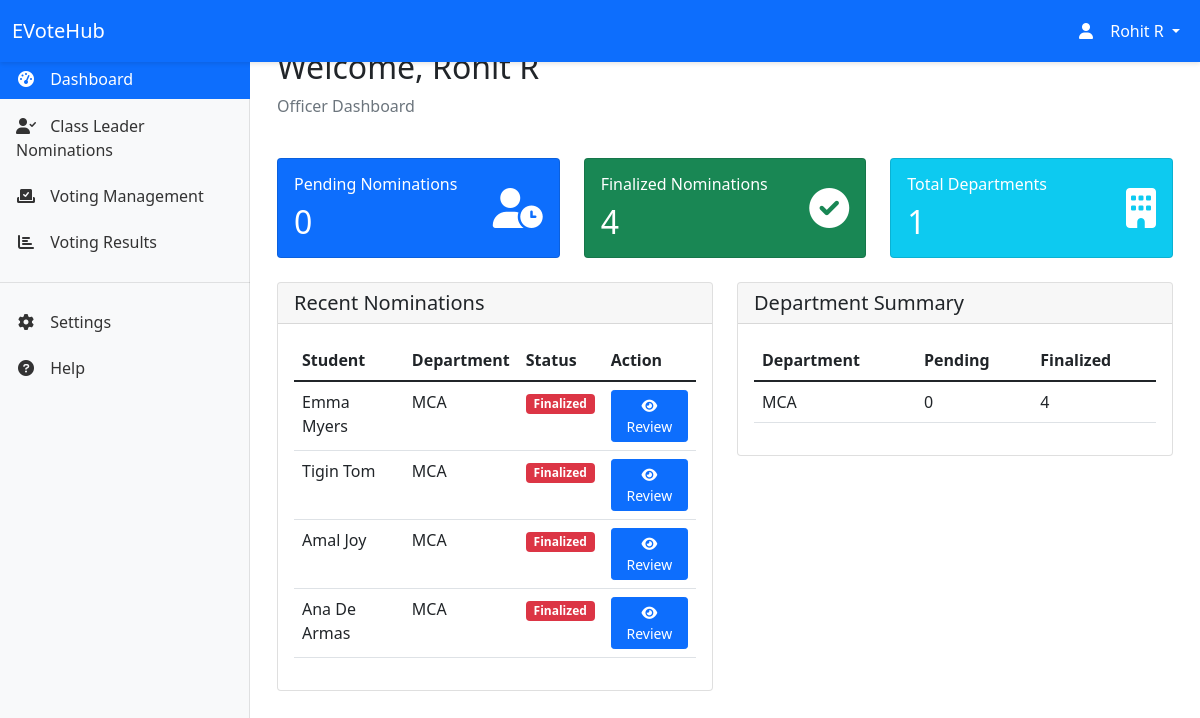
The page /officer/dashboard/ (signed in) on the database its author committed.
### myapp/models.py (models this page shows, shortened)
class ClassLeaderNomination(models.Model):
    student = models.ForeignKey(Student, on_delete=models.CASCADE)
    department = models.ForeignKey(Department, on_delete=models.CASCADE)
    nomination_text = models.TextField()
    marks = models.DecimalField(max_digits=4, decimal_places=2, default=0.00, help_text="CGPA on a scale of 10")
    achievements = models.TextField(blank=True, null=True)
    election_cycle = models.ForeignKey('VotingSession', on_delete=models.SET_NULL, null=True, blank=True, related_name='nominations', default=None)
    status = models.CharField(max_length=20, choices=[
        ('pending', 'Pending'),
        ('approved', 'Approved'),
        ('rejected', 'Rejected'),
        ('finalized', 'Finalized')
    ], default='pending')
    created_at = models.DateTimeField(auto_now_add=True)
    updated_at = models.DateTimeField(auto_now=True)
    reviewed_by = models.ForeignKey(HOD, on_delete=models.SET_NULL, null=True, blank=True)
    reviewed_at = models.DateTimeField(null=True, blank=True)
    feedback = models.TextField(blank=True, null=True)
    finalized_by = models.ForeignKey(Officer, on_delete=models.SET_NULL, null=True, blank=True)
    finalized_at = models.DateTimeField(null=True, blank=True)
    finalization_notes = models.TextField(blank=True, null=True)
    class Meta:
        ordering = ['-created_at']

class Student(models.Model):
    GENDER_CHOICES = [
        ('M', 'Male'),
        ('F', 'Female')
    ]
    user = models.OneToOneField(User, on_delete=models.CASCADE)
    student_id = models.CharField(max_length=20, unique=True)
    department = models.ForeignKey(Department, on_delete=models.CASCADE)
    gender = models.CharField(max_length=1, choices=GENDER_CHOICES, default='M')
    profile_picture = models.ImageField(upload_to='static/images/profiles/', null=True, blank=True)
    created_at = models.DateTimeField(auto_now_add=True)
    updated_at = models.DateTimeField(auto_now=True)

class Department(models.Model):
    name = models.CharField(max_length=100)
    code = models.CharField(max_length=10, unique=True)
    created_at = models.DateTimeField(default=timezone.now)
    updated_at = models.DateTimeField(auto_now=True)

### myapp/views.py (the view)
# urls.py: path('officer/dashboard/', views.officer_home, name='officer_home'),
@login_required
def officer_home(request):
    try:
        officer = request.user.officer
    except Officer.DoesNotExist:
        messages.error(request, 'Access denied. You are not authorized as an Officer.')
        return redirect('home')
    pending_nominations = ClassLeaderNomination.objects.filter(status='approved').count()
    finalized_nominations = ClassLeaderNomination.objects.filter(status='finalized').count()
    total_departments = Department.objects.count()
    recent_nominations = ClassLeaderNomination.objects.filter(
        status__in=['approved', 'finalized']
    ).select_related('student__user', 'department').order_by('-updated_at')[:5]
    department_summary = []
    for department in Department.objects.all():
        summary = {
            'name': department.name,
            'pending_count': ClassLeaderNomination.objects.filter(
                department=department,
                status='approved'
            ).count(),
            'finalized_count': ClassLeaderNomination.objects.filter(
                department=department,
                status='finalized'
            ).count()
        }
        department_summary.append(summary)
    context = {
        'officer': officer,
        'pending_nominations': pending_nominations,
        'finalized_nominations': finalized_nominations,
        'total_departments': total_departments,
        'recent_nominations': recent_nominations,
        'department_summary': department_summary
    }
    return render(request, 'officer/officer_home.html', context)

### templates/officer/officer_home.html (shortened to what this page needs)
{% extends 'officer/base_officer.html' %}
{% block content %}
<div class="container-fluid">
    <div class="row mb-4">
        <div class="col-12">
            <h2>Welcome, {{ request.user.get_full_name }}</h2>
            <p class="text-muted">Officer Dashboard</p>
        </div>
    </div>
    <div class="row mb-4">
        <div class="col-md-4">
            <div class="card bg-primary text-white">
                <div class="card-body">
                    <div class="d-flex justify-content-between align-items-center">
                        <div>
                            <h6 class="card-title mb-0">Pending Nominations</h6>
                            <h2 class="mt-2 mb-0">{{ pending_nominations }}</h2>
                        </div>
                        <div class="fs-1">
                            <i class="fas fa-user-clock"></i>
                        </div>
                    </div>
                </div>
            </div>
        </div>
        <div class="col-md-4">
            <div class="card bg-success text-white">
                <div class="card-body">
                    <div class="d-flex justify-content-between align-items-center">
                        <div>
                            <h6 class="card-title mb-0">Finalized Nominations</h6>
                            <h2 class="mt-2 mb-0">{{ finalized_nominations }}</h2>
                        </div>
                        <div class="fs-1">
                            <i class="fas fa-check-circle"></i>
                        </div>
                    </div>
                </div>
            </div>
        </div>
        <div class="col-md-4">
            <div class="card bg-info text-white">
                <div class="card-body">
                    <div class="d-flex justify-content-between align-items-center">
                        <div>
                            <h6 class="card-title mb-0">Total Departments</h6>
                            <h2 class="mt-2 mb-0">{{ total_departments }}</h2>
                        </div>
                        <div class="fs-1">
                            <i class="fas fa-building"></i>
                        </div>
                    </div>
                </div>
            </div>
        </div>
    </div>
    <div class="row">
        <div class="col-md-6">
            <div class="card">
                <div class="card-header">
                    <h5 class="card-title mb-0">Recent Nominations</h5>
                </div>
                <div class="card-body">
                    {% if recent_nominations %}
                    <div class="table-responsive">
                        <table class="table table-hover">
                            <thead>
                                <tr>
                                    <th>Student</th>
                                    <th>Department</th>
                                    <th>Status</th>
                                    <th>Action</th>
                                </tr>
                            </thead>
                            <tbody>
                                {% for nomination in recent_nominations %}
                                <tr>
                                    <td>{{ nomination.student.user.get_full_name }}</td>
                                    <td>{{ nomination.department.name }}</td>
                                    <td>
                                        <span class="badge {% if nomination.status == 'pending' %}bg-warning
                                                          {% elif nomination.status == 'approved' %}bg-success
                                                          {% else %}bg-danger{% endif %}">
                                            {{ nomination.status|title }}
                                        </span>
                                    </td>
                                    <td>
                                        <a href="{% url 'officer_review_nomination' nomination.id %}" class="btn btn-sm btn-primary">
                                            <i class="fas fa-eye"></i> Review
                                        </a>
                                    </td>
                                </tr>
                                {% endfor %}
                            </tbody>
                        </table>
                    </div>
                    {% else %}
                    <p class="text-muted mb-0">No recent nominations to display.</p>
                    {% endif %}
                </div>
            </div>
        </div>
        <div class="col-md-6">
            <div class="card">
                <div class="card-header">
                    <h5 class="card-title mb-0">Department Summary</h5>
                </div>
                <div class="card-body">
                    {% if department_summary %}
                    <div class="table-responsive">
                        <table class="table table-hover">
                            <thead>
                                <tr>
                                    <th>Department</th>
                                    <th>Pending</th>
                                    <th>Finalized</th>
                                </tr>
                            </thead>
                            <tbody>
                                {% for dept in department_summary %}
                                <tr>
                                    <td>{{ dept.name }}</td>
                                    <td>{{ dept.pending_count }}</td>
                                    <td>{{ dept.finalized_count }}</td>
                                </tr>
                                {% endfor %}
                            </tbody>
                        </table>
                    </div>
                    {% else %}
                    <p class="text-muted mb-0">No department data available.</p>
                    {% endif %}
                </div>
            </div>
        </div>
    </div>
</div>
{% endblock %}

### templates/officer/base_officer.html (shortened to what this page needs)
<!DOCTYPE html>
<html lang="en">
<head>
    <link href="https://cdn.jsdelivr.net/npm/bootstrap@5.1.3/dist/css/bootstrap.min.css" rel="stylesheet">
    <link href="https://cdnjs.cloudflare.com/ajax/libs/font-awesome/6.0.0/css/all.min.css" rel="stylesheet">
</head>
<body>
    <nav class="navbar navbar-expand-lg navbar-dark bg-primary fixed-top">
        <div class="container-fluid">
            <a class="navbar-brand" href="{% url 'officer_home' %}">EVoteHub</a>
            <div class="collapse navbar-collapse" id="navbarNav">
                <ul class="navbar-nav ms-auto">
                    <li class="nav-item dropdown">
                        <a class="nav-link dropdown-toggle text-white" href="#" id="navbarDropdown" role="button" data-bs-toggle="dropdown">
                            <i class="fas fa-user"></i> {{ request.user.get_full_name }}
                        </a>
                    </li>
                </ul>
            </div>
        </div>
    </nav>
    <nav class="sidebar">
        <div class="sidebar-sticky">
            <ul class="nav flex-column">
                <li class="nav-item">
                    <a class="nav-link {% if request.resolver_match.url_name == 'officer_home' %}active{% endif %}"
                       href="{% url 'officer_home' %}">
                        <i class="fas fa-tachometer-alt"></i>
                        <span>Dashboard</span>
                    </a>
                </li>
                <li class="nav-item">
                    <a class="nav-link {% if request.resolver_match.url_name == 'officer_nominations' %}active{% endif %}"
                       href="{% url 'officer_nominations' %}">
                        <i class="fas fa-user-check"></i>
                        <span>Class Leader Nominations</span>
                    </a>
                </li>
                <li class="nav-item">
                    <a class="nav-link {% if request.resolver_match.url_name == 'officer_voting_management' %}active{% endif %}"
                       href="{% url 'officer_voting_management' %}">
                        <i class="fas fa-vote-yea"></i>
                        <span>Voting Management</span>
                    </a>
                </li>
                <li class="nav-item">
                    <a class="nav-link" href="{% url 'officer_voting_results' %}">
                        <i class="fas fa-chart-bar"></i> Voting Results
                    </a>
                </li>
                <div class="nav-divider"></div>
                <li class="nav-item">
                    <a class="nav-link" href="#">
                        <i class="fas fa-cog"></i>
                        <span>Settings</span>
                    </a>
                </li>
                <li class="nav-item">
                    <a class="nav-link" href="#" data-bs-toggle="modal" data-bs-target="#helpModal">
                        <i class="fas fa-question-circle"></i>
                        <span>Help</span>
                    </a>
                </li>
            </ul>
        </div>
    </nav>
    <main class="main-content">
        {% block content %}
        {% endblock %}
    </main>
</body>
</html>

### templates/officer/base_officer.html (style rules this page uses)
.sidebar { position: fixed; top: 0; bottom: 0; left: 0; z-index: 100; padding: 48px 0 0; box-shadow: inset -1px 0 0 rgba(0, 0, 0, .1); background-color: #f8f9fa; width: 250px; }
.sidebar-sticky { position: relative; top: 0; height: calc(100vh - 48px); padding-top: .5rem; overflow-x: hidden; overflow-y: auto; }
.navbar { box-shadow: 0 2px 4px rgba(0,0,0,.1); }
.main-content { margin-left: 250px; padding: 48px 15px 15px; }
.nav-link { color: #333; padding: 0.5rem 1rem; margin: 0.2rem 0; }
.nav-link.active { background-color: #0d6efd; color: white; }
.nav-link i { width: 20px; text-align: center; margin-right: 10px; }
.nav-divider { margin: 1rem 0; border-top: 1px solid rgba(0,0,0,.1); }

### rows shown on the page
ClassLeaderNomination: student.user.get_full_name "Emma Myers", department.name "MCA", status "Finalized"
ClassLeaderNomination: student.user.get_full_name "Tigin Tom", department.name "MCA", status "Finalized"
ClassLeaderNomination: student.user.get_full_name "Amal Joy", department.name "MCA", status "Finalized"
ClassLeaderNomination: student.user.get_full_name "Ana De Armas", department.name "MCA", status "Finalized"
Department: name "MCA"

### other values the page prints
{{ request.user.get_full_name }} "Rohit R"
{{ pending_nominations }} "0"
{{ finalized_nominations }} "4"
{{ total_departments }} "1"
{{ dept.pending_count }} "0"
{{ dept.finalized_count }} "4"
